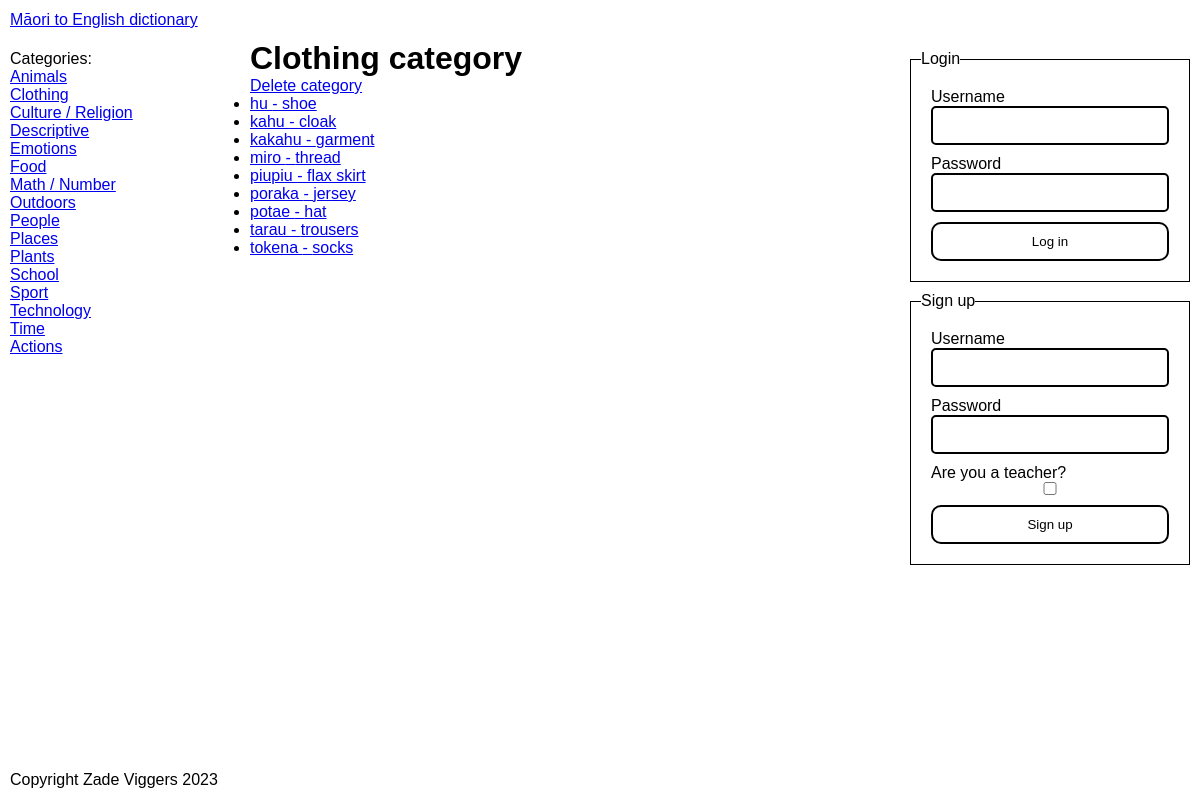
The app's page /categories/2 with its own data.
### tables this page shows
CREATE TABLE "Categories" (
	"ID"	INTEGER NOT NULL UNIQUE,
	"EnglishName"	TEXT NOT NULL,
	PRIMARY KEY("ID" AUTOINCREMENT)
) STRICT;

CREATE TABLE "Words" (
	"ID"	INTEGER NOT NULL UNIQUE,
	"MaoriSpelling"	TEXT NOT NULL,
	"EnglishSpelling"	TEXT NOT NULL,
	"EnglishDefinition"	TEXT NOT NULL,
	"YearLevelFirstEncountered"	INTEGER NOT NULL,
	"ImageID"	TEXT,
	"CreatedBy"	INTEGER NOT NULL,
	"CreatedAt"	INTEGER NOT NULL,
	"LastModifiedBy"	INTEGER,
	"LastModifiedAt"	INTEGER,
	"CategoryID"	INTEGER NOT NULL,
	PRIMARY KEY("ID" AUTOINCREMENT),
	FOREIGN KEY("CategoryID") REFERENCES "Categories"("ID"),
	FOREIGN KEY("CreatedBy") REFERENCES "Users"("ID"),
	FOREIGN KEY("ImageID") REFERENCES "Images"("ID"),
	FOREIGN KEY("LastModifiedAt") REFERENCES "Users"("ID")
) STRICT;

### app.py (the view)
@server.route("/categories/<id>", methods=["GET"])
def category_page(id):
    category = None
    for _category in g.categories:
        if str(_category["ID"]) == id:
            category = _category
    if category == None:
        abort(404)
    category_words_query = "SELECT * FROM Words WHERE CategoryID = ?"
    g.cursor.execute(category_words_query, [category["ID"]])
    category_words = g.cursor.fetchall()
    return render_template(
        "pages/specific_category.jinja", category=category, words=category_words
    )

### app.py (called while the page is built, shortened)
def db_dict_factory(cursor, row):
    d = {}
    for idx, col in enumerate(cursor.description):
        d[col[0]] = row[idx]
    return d

def get_db() -> sqlite3.Connection:
    db_connection = sqlite3.connect("dictionary.db")
    db_connection.row_factory = db_dict_factory
    return db_connection

def get_user():
    return False

@server.before_request
def before_request():
    g.db = get_db()
    g.cursor = g.db.cursor()
    g.user = get_user()
    categories_query = "SELECT ID, EnglishName from Categories"
    g.cursor.execute(categories_query)
    categories = g.cursor.fetchall()
    g.categories = categories

@server.teardown_request
def teardown_request(error):
    g.db.close()

@server.context_processor
def context_processor():
    return {"categories": g.categories, "user": g.user}

### templates/pages/specific_category.jinja (shortened to what this page needs)
{% extends "base.jinja" %}
{% set title = category.EnglishName %}
{% block main %}
    <h1>{{ category.EnglishName }} category</h1>
    <a data-confirm
       href="{{ url_for('delete_category_action', id=category.ID) }}">Delete category</a>
    {{ components.WordList(words) }}
{% endblock main %}

### templates/base.jinja (shortened to what this page needs)
{% import 'components.jinja' as components with context %}
<!DOCTYPE html>
<html lang="en">
    <head>
        <link href="{{ url_for('static', filename='style.css') }}" rel="stylesheet" />
    </head>
    <body>
        <header>
            <a href="{{ url_for('home_page') }}" id="site-title">Māori to English dictionary</a>
        </header>
        <section id="categories-container">
            <nav id="categories">
                Categories:
                <ul>
                    {% for category in categories %}
                        <li>
                            <a href="{{ url_for('category_page', id=category.ID) }}">{{ category.EnglishName }}</a>
                        </li>
                    {% endfor %}
                </ul>
            </nav>
        </section>
        <main id="content">
            {% block main %}
            {% endblock main %}
        </main>
        <section id="auth-container">
            <div id="auth">
                {% if user == false %}
                    <fieldset form="login">
                        <legend>Login</legend>
                        <form action="{{ url_for('handle_log_in') }}" id="login" method="post">
                            {{ components.TextField("log-in-username", "Username") }}
                            {{ components.TextField("log-in-password", "Password", type="password") }}
                            <button type="submit">Log in</button>
                        </form>
                    </fieldset>
                    <fieldset form="sign-up">
                        <legend>Sign up</legend>
                        <form action="{{ url_for('handle_sign_up') }}" id="sign-up" method="post">
                            {{ components.TextField("sign-up-username", "Username") }}
                            {{ components.TextField("sign-up-password", "Password", type="password") }}
                            <label for="is-teacher">
                                Are you a teacher?
                                <input type="checkbox" name="is-teacher" id="is-teacher" />
                            </label>
                            <button type="submit">Sign up</button>
                        </form>
                    </fieldset>
                {% else %}
                    <span>Logged in as {{ user.username }}.</span>
                    <a href="{{ url_for('handle_log_out') }}">Logout</a>
                {% endif %}
            </div>
        </section>
        <footer>
            <p>Copyright Zade Viggers 2023</p>
        </footer>
    </body>
</html>

### templates/components.jinja (shortened to what this page needs)
{% macro WordLink(word) %}
    <a href="{{ url_for('word_page', id=word.ID) }}">{{ word.MaoriSpelling }} - {{ word.EnglishSpelling }}</a>
{% endmacro %}
{% macro WordList(words) %}
    {% if user != false  and user.teacher %}
        <table>
            <thead>
                <tr>
                    <th>Word</th>
                    <th>Actions</th>
                </tr>
            </thead>
            <tbody>
                {% for word in words %}
                    <tr>
                        <td>{{ WordLink(word) }}</td>
                        <td>
                            <a data-confirm href="{{ url_for('delete_word_action', id=word.ID) }}">Delete</a>
                        </td>
                    </tr>
                {% endfor %}
            </tbody>
        </table>
    {% else %}
        <ul>
            {% for word in words %}<li>{{ WordLink(word) }}</li>{% endfor %}
        </ul>
    {% endif %}
{% endmacro %}
{% macro TextField(name, label, prefix=None, textarea=False, required=True) %}
    <label for="{{ name }}">
        {{ label }}
        {% if textarea==false %}
            <div class="input-wrapper">
            {% endif %}
            {% if textarea %}
                <textarea {% else %} <input {% endif %} name="{{ name }}" id="{{ name }}" {% if required %}required{% endif %} {% for arg in kwargs %}{{ arg+'="'+kwargs[arg]+'"' }}{% endfor %}  {% if textarea %}></textarea>
            {% else %}
                />
            </div>
        {% endif %}
    </label>
{% endmacro %}

### static/style.css (style rules this page uses)
* { box-sizing: border-box; margin: 0; padding: 0; border: 0; font-family: sans-serif; }
:root { --navbar-height: 40px; --footer-height: 40px; --categories-width: 250px; --auth-width: 300px; --footer-x-padding: 10px; --header-x-padding: 10px; --categories-padding: 10px; --auth-padding: 10px; color-scheme: light; --accent: red; --accent-contrast: black; }
html, body { background-color: white; color: black; }
body { display: grid; min-height: 100vh; grid-template-columns: auto; grid-template-rows: var(--navbar-height) 1fr auto auto var(--footer-height); grid-template-areas: "header" "main" "categories" "auth" "footer"; }
#categories-container { grid-area: categories; }
#categories { padding: var(--categories-padding); }
#categories ul { list-style-type: none; }
#auth-container { grid-area: auth; }
#auth { padding: var(--auth-padding); display: flex; flex-direction: column; gap: var(--auth-padding); }
@media screen and (min-width: 800px) { body { grid-template-columns: var(--categories-width) auto var(--auth-width); grid-template-rows: var(--navbar-height) auto var(--footer-height); grid-template-areas: "header header header" "categories main auth" "footer footer footer"; } }
@media screen and (min-width: 800px) { #categories { position: sticky; top: 0; } }
@media screen and (min-width: 800px) { #auth { position: sticky; top: 0; } }
header { grid-area: header; grid-column: 1/-1; display: flex; align-items: center; padding-left: var(--header-x-padding); padding-right: var(--header-x-padding); }
main { grid-area: main; }
footer { grid-area: footer; grid-column: 1/-1; display: flex; align-items: center; padding-left: var(--footer-x-padding); padding-right: var(--footer-x-padding); }
fieldset { border: 1px solid black; }
form, fieldset { display: flex; flex-direction: column; padding: 10px; gap: 10px; }
label { display: flex; flex-direction: column; }
form :is(button, input, select, textarea) { padding: 10px; padding-left: 15px; padding-right: 15px; display: block; border-radius: 5px; width: 100%; background-color: white; }
form :is(button, .input-wrapper, select, textarea) { border: 2px solid black; border-radius: 5px; width: 100%; color: black; }
label { color: black; }
form :is(button, select, textarea):focus, form .input-wrapper:focus-within { border-color: var(--accent); outline: none; }
form .input-wrapper { padding: 0px; display: flex; align-items: center; }
form input { padding: 10px; }
form button[type="submit"] { padding: 10px; padding-left: 15px; padding-right: 15px; border-radius: 10px; }
form label:has(input[type="checkbox"]) { color: black; }

### records on screen
Categories: EnglishName "Animals"
Categories: EnglishName "Clothing"
Categories: EnglishName "Culture / Religion"
Categories: EnglishName "Descriptive"
Categories: EnglishName "Emotions"
Categories: EnglishName "Food"
Categories: EnglishName "Math / Number"
Categories: EnglishName "Outdoors"
Categories: EnglishName "People"
Categories: EnglishName "Places"
Categories: EnglishName "Plants"
Categories: EnglishName "School"
Categories: EnglishName "Sport"
Categories: EnglishName "Technology"
Categories: EnglishName "Time"
Categories: EnglishName "Actions"
Words: MaoriSpelling "hu", EnglishSpelling "shoe"
Words: MaoriSpelling "kahu", EnglishSpelling "cloak"
Words: MaoriSpelling "kakahu", EnglishSpelling "garment"
Words: MaoriSpelling "miro", EnglishSpelling "thread"
Words: MaoriSpelling "piupiu", EnglishSpelling "flax skirt"
Words: MaoriSpelling "poraka", EnglishSpelling "jersey"
Words: MaoriSpelling "potae", EnglishSpelling "hat"
Words: MaoriSpelling "tarau", EnglishSpelling "trousers"
Words: MaoriSpelling "tokena", EnglishSpelling "socks"

### other values on screen
{{ label }} "Username Password Username Password"
